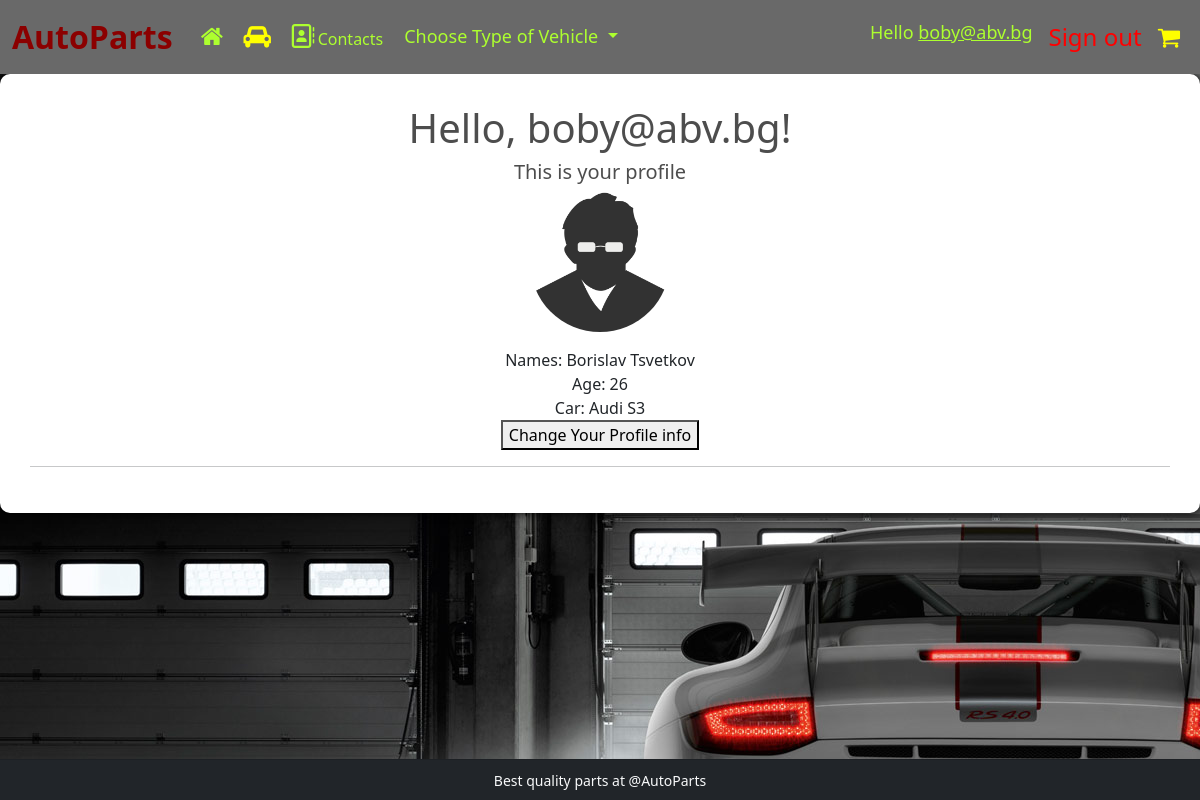
The page /account/ (signed in) on the database as committed earlier.
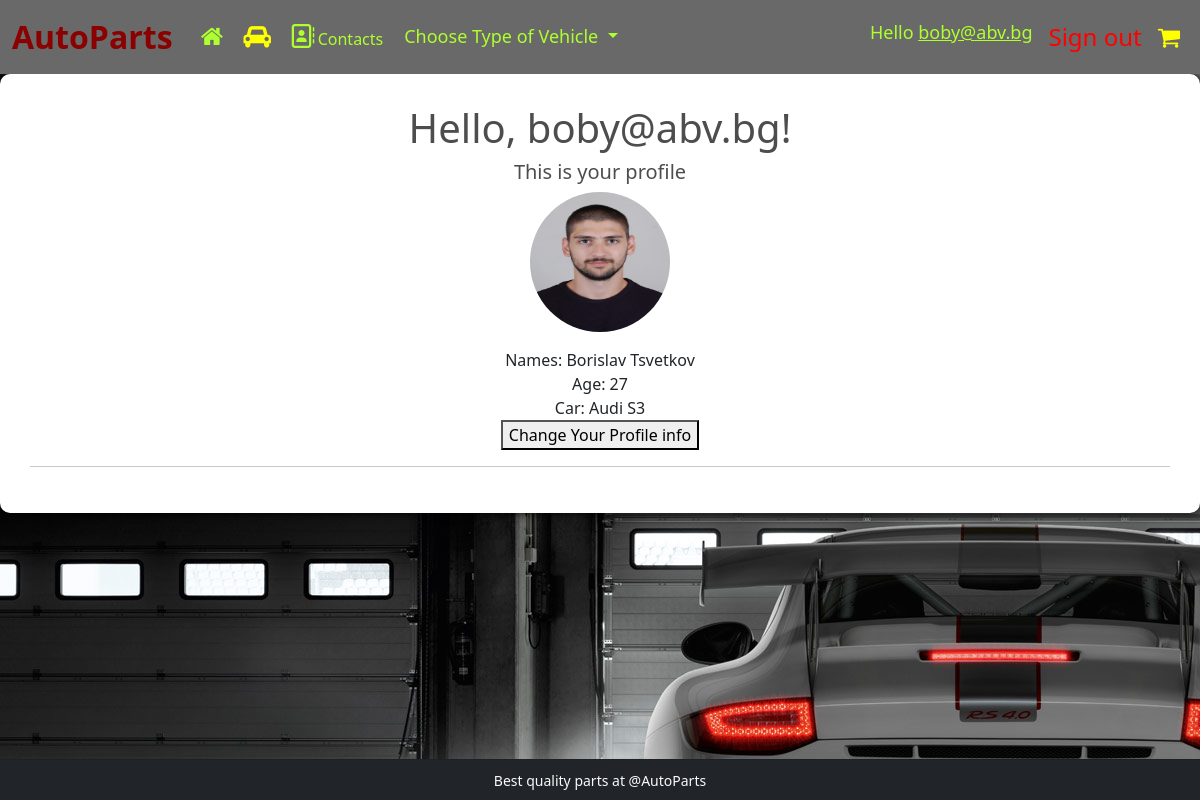
The same page on the database as committed later.
### AutoParts/accounts/models.py (models this page shows, shortened)
class Profile(models.Model):
    first_name = models.CharField(
        max_length=20,
        blank=True,
        null=True,
    )
    last_name = models.CharField(
        max_length=20,
        blank=True,
    )
    profile_picture = models.ImageField(
        upload_to='profiles',
        blank=True,
    )
    age = models.IntegerField(
        blank=True,
        null=True,
    )
    is_done = models.BooleanField(
        default=False,
    )
    user = models.OneToOneField(
        UserModel,
        on_delete=models.CASCADE,
        primary_key=True,
    )
    car = models.ForeignKey(
        Vehicle,
        on_delete=models.CASCADE,
        blank=True,
        null=True,
    )

### AutoParts/vehicle/models.py (models this page shows)
class Vehicle(models.Model):
    ALL_CHOICES = (
        ('Car', 'Car'),
        ('Truck', 'Truck'),
        ('Motorcycle', 'Motorcycle'),
    )
    vehicle_type = models.CharField(
        max_length=25,
        choices=ALL_CHOICES,
    )
    manufacturer = models.ForeignKey(
        Manufacturer,
        on_delete=models.CASCADE
    )
    model = models.ForeignKey(
        VehicleModels,
        on_delete=models.CASCADE
    )
    def __str__(self):
        return f'{self.manufacturer} {self.model}'

class Manufacturer(models.Model):
    name = models.CharField(
        max_length=15,
    )
    image = models.FileField(
        upload_to='Manufacturers'
    )
    def __str__(self):
        return self.name

class VehicleModels(models.Model):
    name = models.CharField(
        max_length=15,
    )
    engine = models.ForeignKey(
        EngineModel,
        on_delete=models.CASCADE
    )
    image_url = models.URLField()
    production_date = models.DateTimeField()
    def __str__(self):
        return self.name

### AutoParts/accounts/views.py (the view)
# urls.py: path('', ProfileDetailsView.as_view(), name='profile details'),
class ProfileDetailsView(FormView):
    template_name = 'pages/profile-details.html'
    form_class = ProfileForm
    def get_context_data(self, **kwargs):
        context = super().get_context_data(**kwargs)
        context['profile'] = Profile.objects.get(pk=self.request.user.id)
        return context

### templates/pages/profile-details.html
{% extends 'base.html' %}
{% load static %}
{% block content %}
    <div class="form-container">
    <div class="text-center">
        <h1>Hello, {{ request.user }}!</h1>
        <h5>This is your profile</h5>
        {% if profile.profile_picture %}
            <img class="rounded-circle mb-3" src="{{ profile.profile_picture.url }}" alt="Generic placeholder image"
                 width="140" height="140">
        {% else %}
            <img class="rounded-circle mb-3" src="{% static 'images/Generic-person.svg.png' %}"
                 alt="Generic placeholder image" width="140" height="140">
        {% endif %}
        <div class="w-50 m-auto">
            Names: {{ profile.first_name }} {{ profile.last_name }} <br>
            Age: {{ profile.age }} <br>
            Car: {{ profile.car }} <br>
            <a href="{% url 'change profile' %}">
                <button>Change Your Profile info</button>
            </a>
        </div>
    </div>
    <hr>
</div>
{% endblock %}

Rows that differ between the two databases and show on the page:
changed Profile "Borislav": profile_picture: picture added; age "26" → "27"
